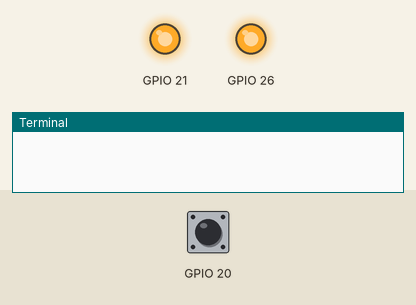
Simulated run of this program. Board: Raspberry Pi (BCM pin numbers). Parts: output pins drawn as LEDs (lit = HIGH), the last lines printed to the terminal. Inputs (shaded band) come from the test bench; at power-on: GPIO 20 LOW.

Above: at 1.2 s.
1.3 s: GPIO 20 pulled HIGH for 0.15 s
At 1.37 s:
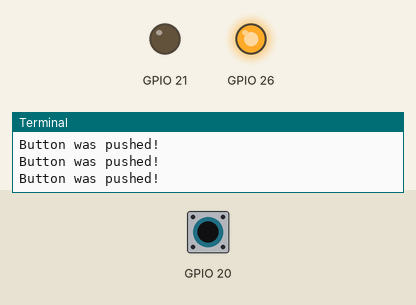
2.9 s: GPIO 20 pulled HIGH for 3.2 s
At 6.5 s:
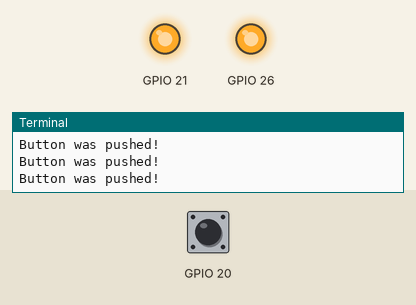
Timing chart, 0 to 8.0 s (numbered marks = the images above; inputs shaded):
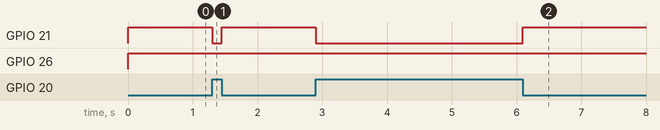

The program:

led_flash_button.py
```python
# Import Python3 Modules
import RPi.GPIO as GPIO

# Configure Pin Read Out
GPIO.setmode(GPIO.BCM)

# Configure PIN Status
GPIO.setup(21, GPIO.OUT, initial=GPIO.HIGH) #LED White - Status - OFF
GPIO.setup(26, GPIO.OUT, initial=GPIO.LOW) # LED RED - Status ON
GPIO.setup(20, GPIO.IN, pull_up_down=GPIO.PUD_DOWN) # Push Button (Off)

# Button Push Print
# https://raspberrypihq.com/use-a-push-button-with-raspberry-pi-gpio/
while True: # Run forever
    if GPIO.input(20) == GPIO.LOW:
        GPIO.output(21, 1)
        GPIO.output(26, 1)

    if GPIO.input(20) == GPIO.HIGH:
        GPIO.output(21, 0)
        print("Button was pushed!")

# Clean up
GPIO.cleanup()
```

Measured:
- after the input at 1.3 s, GPIO 21: HIGH → LOW at once, → HIGH 0.15 s later
- after the input at 2.9 s, GPIO 21: HIGH → LOW at once, → HIGH 3.2 s later
